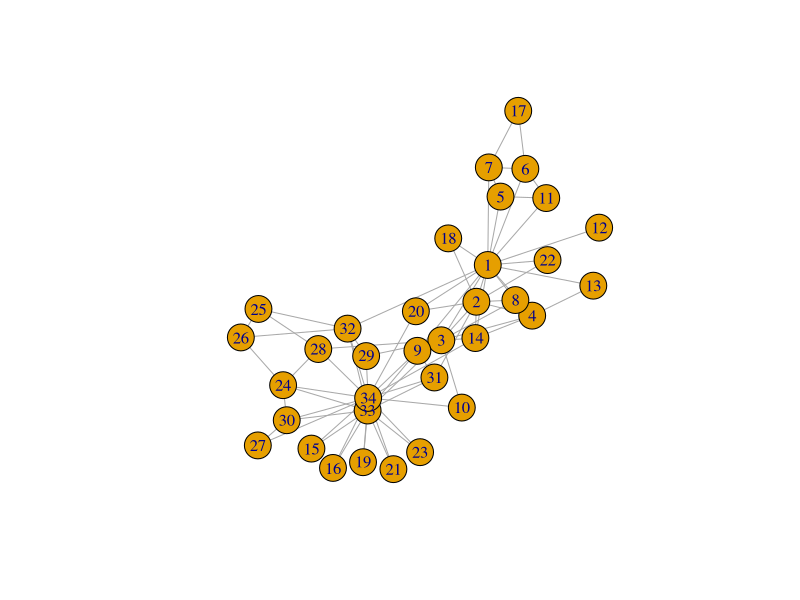
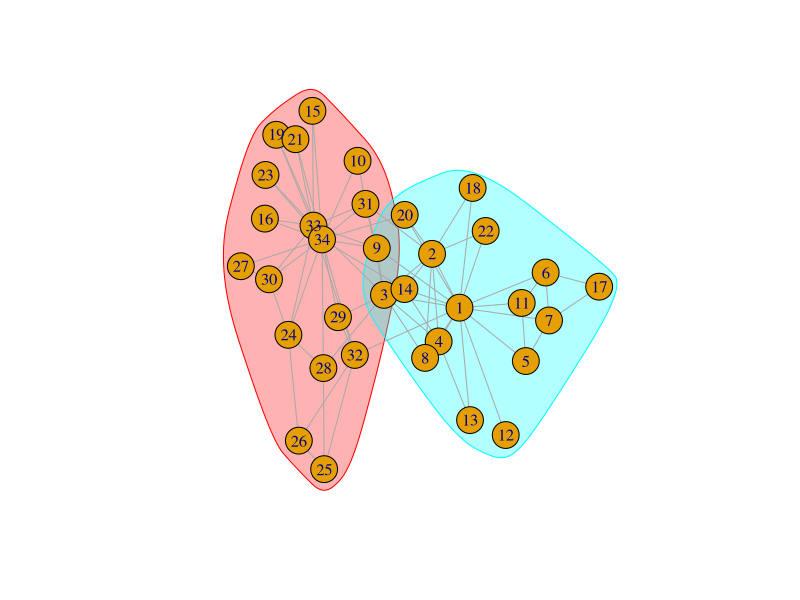
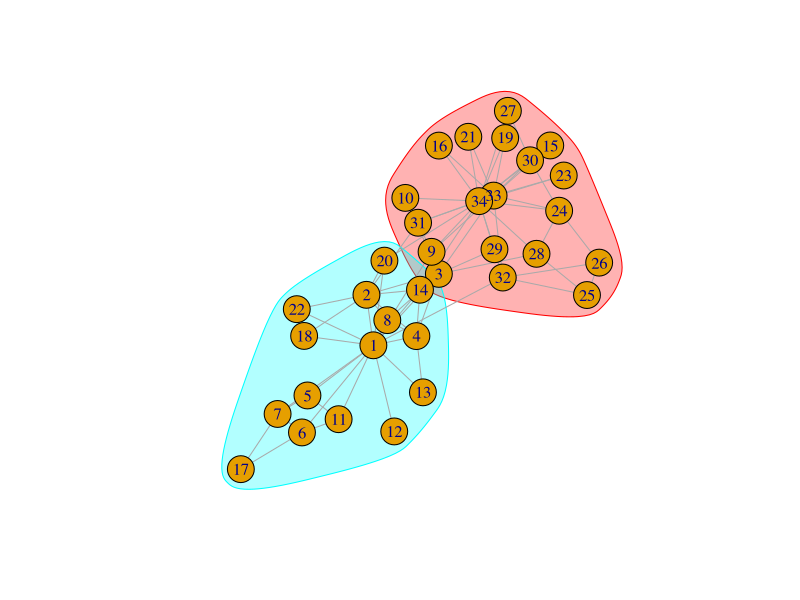
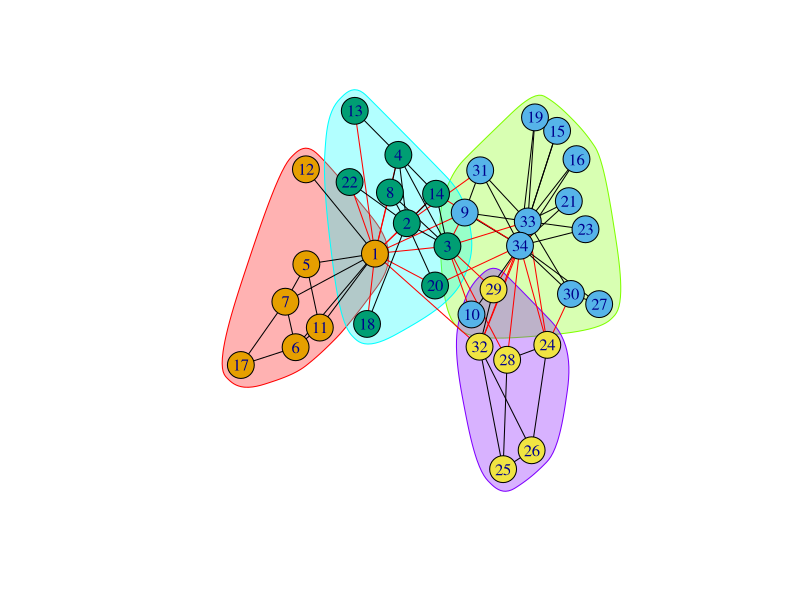

R code for these plots, in order:
## ---- chunk 1
knitr::opts_chunk$set(echo = TRUE)
## ---- chunk 2
library('igraph')
karate <- make_graph("Zachary")
plot(karate)
## ---- chunk 3
A <- as_adjacency_matrix(karate)
A <- as.matrix(A)
k <- colSums(A)
m <- sum(k)/2
Km <- k%*%t(k)
B <- A-Km/(2*m)
r <- eigen(B)
u <- r$vectors[,1]
wcr <- list(which(u>0),which(u<0))
plot(karate,mark.groups=wcr)
## ---- chunk 4
s <- u
s[which(s<0)] <- -1
s[which(s>0)] <- 1
print(Q <- sum(B*(s%*%t(s)+1))/(4*m))
## ---- chunk 5
D <- diag(sqrt(k))
Dp <- solve(D)
L <- Dp%*%A%*%Dp
r <- eigen(L)
u <- Dp%*%r$vectors[,2]
wcr <- list(which(u>0),which(u<0))
plot(karate,mark.groups=wcr)
## ---- chunk 6
wc <- cluster_leading_eigen(karate)
membership(wc)
modularity(wc)
plot(wc, karate)
